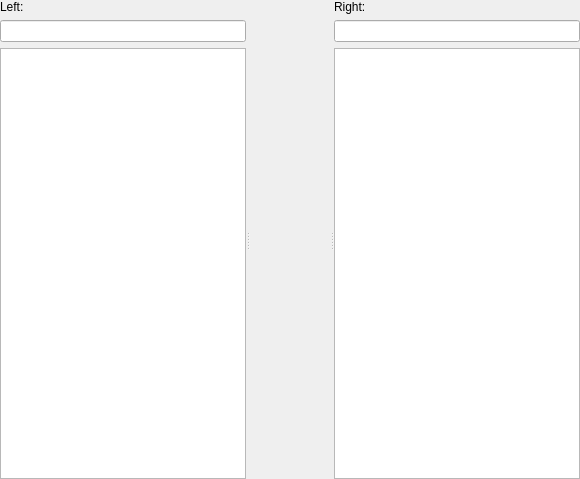
<?xml version="1.0" encoding="UTF-8"?>
<ui version="4.0">
 <class>DiffWIdget</class>
 <widget class="QWidget" name="DiffWIdget">
  <property name="geometry">
   <rect>
    <x>0</x>
    <y>0</y>
    <width>580</width>
    <height>479</height>
   </rect>
  </property>
  <property name="windowTitle">
   <string>Form</string>
  </property>
  <layout class="QVBoxLayout" name="verticalLayout_4">
   <property name="leftMargin">
    <number>0</number>
   </property>
   <property name="topMargin">
    <number>0</number>
   </property>
   <property name="rightMargin">
    <number>0</number>
   </property>
   <property name="bottomMargin">
    <number>0</number>
   </property>
   <item>
    <widget class="QSplitter" name="splitter">
     <property name="orientation">
      <enum>Qt::Horizontal</enum>
     </property>
     <widget class="QWidget" name="">
      <layout class="QVBoxLayout" name="verticalLayout_2">
       <item>
        <widget class="QLabel" name="label">
         <property name="sizePolicy">
          <sizepolicy hsizetype="Preferred" vsizetype="Maximum">
           <horstretch>0</horstretch>
           <verstretch>0</verstretch>
          </sizepolicy>
         </property>
         <property name="text">
          <string>Left:</string>
         </property>
        </widget>
       </item>
       <item>
        <widget class="QLineEdit" name="lineEditOldFileName">
         <property name="readOnly">
          <bool>true</bool>
         </property>
        </widget>
       </item>
       <item>
        <widget class="CodeEditor" name="leftCodeEditor">
         <property name="font">
          <font>
           <family>Source Code Pro</family>
          </font>
         </property>
         <property name="contextMenuPolicy">
          <enum>Qt::CustomContextMenu</enum>
         </property>
         <property name="lineWrapMode">
          <enum>QPlainTextEdit::NoWrap</enum>
         </property>
         <property name="readOnly">
          <bool>true</bool>
         </property>
        </widget>
       </item>
      </layout>
     </widget>
     <widget class="QWidget" name="segmentConnectorContainer" native="true">
      <layout class="QVBoxLayout" name="verticalLayout_3">
       <item>
        <spacer name="verticalSpacer">
         <property name="orientation">
          <enum>Qt::Vertical</enum>
         </property>
         <property name="sizeType">
          <enum>QSizePolicy::Fixed</enum>
         </property>
         <property name="sizeHint" stdset="0">
          <size>
           <width>20</width>
           <height>40</height>
          </size>
         </property>
        </spacer>
       </item>
       <item>
        <widget class="SegmentConnector" name="segmentConnector" native="true">
         <property name="minimumSize">
          <size>
           <width>80</width>
           <height>0</height>
          </size>
         </property>
         <property name="maximumSize">
          <size>
           <width>80</width>
           <height>16777215</height>
          </size>
         </property>
        </widget>
       </item>
      </layout>
     </widget>
     <widget class="QWidget" name="">
      <layout class="QVBoxLayout" name="verticalLayout">
       <item>
        <widget class="QLabel" name="label_2">
         <property name="sizePolicy">
          <sizepolicy hsizetype="Preferred" vsizetype="Maximum">
           <horstretch>0</horstretch>
           <verstretch>0</verstretch>
          </sizepolicy>
         </property>
         <property name="text">
          <string>Right:</string>
         </property>
        </widget>
       </item>
       <item>
        <widget class="QLineEdit" name="lineEditNewFileName">
         <property name="readOnly">
          <bool>true</bool>
         </property>
        </widget>
       </item>
       <item>
        <widget class="CodeEditor" name="rightCodeEditor">
         <property name="contextMenuPolicy">
          <enum>Qt::CustomContextMenu</enum>
         </property>
         <property name="lineWrapMode">
          <enum>QPlainTextEdit::NoWrap</enum>
         </property>
         <property name="readOnly">
          <bool>true</bool>
         </property>
        </widget>
       </item>
      </layout>
     </widget>
    </widget>
   </item>
  </layout>
 </widget>
 <customwidgets>
  <customwidget>
   <class>CodeEditor</class>
   <extends>QPlainTextEdit</extends>
   <header location="global">widgets/codeeditor.h</header>
  </customwidget>
  <customwidget>
   <class>SegmentConnector</class>
   <extends>QWidget</extends>
   <header>widgets/segmentconnector.h</header>
   <container>1</container>
  </customwidget>
 </customwidgets>
 <resources/>
 <connections/>
</ui>
